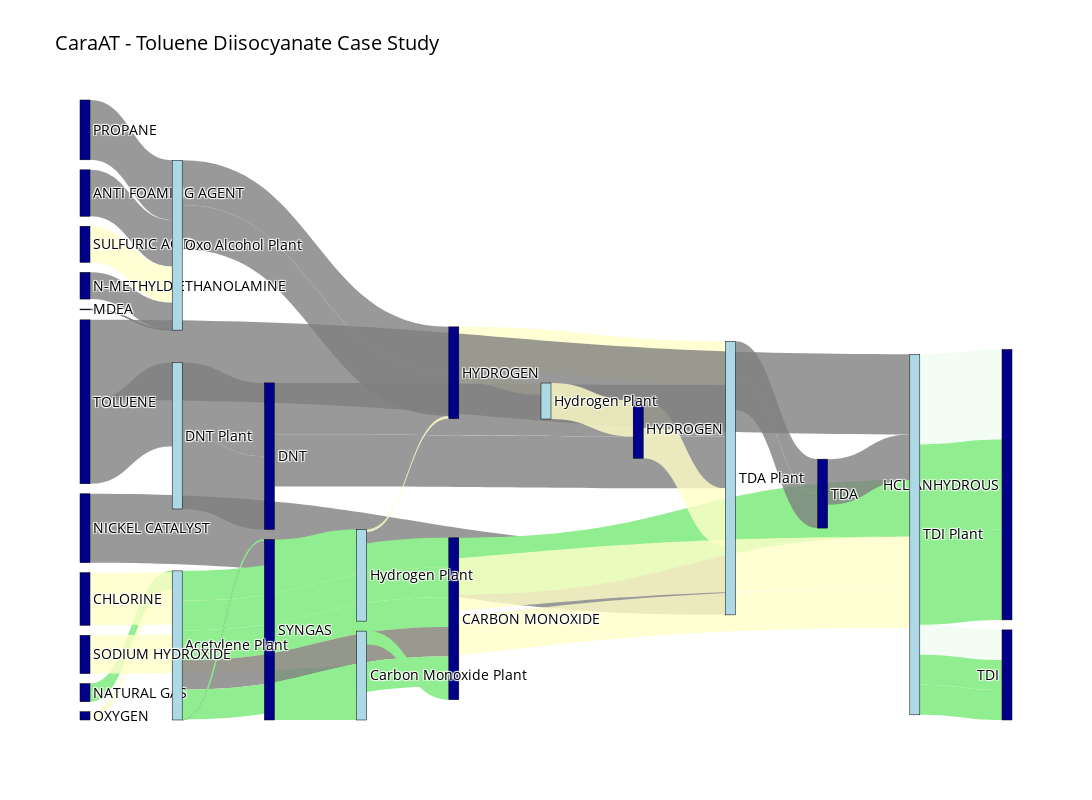

Source (notebook cell):
### Markdown cell above
## 8. Sankey Visualisation

Finally, we visualise the results of the LP optimisation using a Sankey diagram. The `SankeyDiagramGenerator` takes the graph and the LP results (beta_d_res for duplet flows and beta_t_res for triplet flows) as input. We prepare the data, generate the diagram with a title and specified dimensions, display it, and save it as an HTML file.

### Code cell
# Extract LP results for the Sankey diagram
beta_t_res = results["beta_t_res"]
beta_d_res = results["beta_d_res"]

# Initialize the generator
generator = SankeyDiagramGenerator(graph, beta_d_res, beta_t_res)

# Prepare the data
generator.prepare_data()

# Generate the diagram
fig = generator.generate_sankey_diagram(
    title="CaraAT - Toluene Diisocyanate Case Study", width=1200, height=800
)

# Display the diagram
generator.display_diagram(fig)

# Save the diagram
generator.save_diagram(fig, "assets/sankey_diagram.html", scale=3)

### Figure 1 — Plotly figure (JSON) as saved in the notebook; plotly's stock layout.template omitted (floating-point values rounded to 4 significant figures)
{"data": [{"link": {"color": ["rgba(128, 128, 128, 0.8)", "rgba(144, 238, 144, 1.10)", "rgba(144, 238, 144, 1.10)", "rgba(144, 238, 144, 1.10)", "rgba(255, 255, 200, 0.8)", "rgba(128, 128, 128, 0.8)", "rgba(144, 238, 144, 1.10)", "rgba(144, 238, 144, 1.10)", "rgba(255, 255, 200, 0.8)", "rgba(128, 128, 128, 0.8)", "rgba(128, 128, 128, 0.8)", "rgba(255, 255, 200, 0.8)", "rgba(128, 128, 128, 0.8)", "rgba(255, 255, 200, 0.8)", "rgba(255, 255, 200, 0.8)", "rgba(255, 255, 200, 0.8)", "rgba(128, 128, 128, 0.8)", "rgba(128, 128, 128, 0.8)", "rgba(128, 128, 128, 0.8)", "rgba(255, 255, 200, 0.8)", "rgba(128, 128, 128, 0.8)", "rgba(128, 128, 128, 0.8)", "rgba(128, 128, 128, 0.8)", "rgba(255, 255, 200, 0.8)", "rgba(144, 238, 144, 0.11)", "rgba(144, 238, 144, 1.10)", "rgba(144, 238, 144, 1.10)", "rgba(144, 238, 144, 0.11)", "rgba(144, 238, 144, 1.10)", "rgba(144, 238, 144, 1.10)", "rgba(128, 128, 128, 0.8)", "rgba(128, 128, 128, 0.8)", "rgba(255, 255, 200, 0.8)", "rgba(144, 238, 144, 1.10)", "rgba(144, 238, 144, 1.10)", "rgba(144, 238, 144, 1.10)", "rgba(128, 128, 128, 0.8)", "rgba(144, 238, 144, 1.10)", "rgba(144, 238, 144, 1.10)", "rgba(144, 238, 144, 1.10)", "rgba(144, 238, 144, 1.10)", "rgba(128, 128, 128, 0.8)", "rgba(144, 238, 144, 1.10)", "rgba(128, 128, 128, 0.8)", "rgba(128, 128, 128, 0.8)", "rgba(144, 238, 144, 1.10)", "rgba(128, 128, 128, 0.8)", "rgba(128, 128, 128, 0.8)"], "customdata": [0, 1, 1, 1, 0, 0, 1, 1, 0, 0, 0, 0, 0, 0, 0, 0, 0, 0, 0, 0, 0, 0, 0, 0, 0.2222, 1, 1, 0.2222, 1, 1, 0, 0, 0, 1, 1, 1, 0, 1, 1, 1, 1, 0, 1, 0, 0, 1, 0, 0], "hoverinfo": "all", "hoverlabel": {"bgcolor": "white"}, "hovertemplate": "Substream: %{label}<br>Biogenic Content: %{customdata:.2f}<extra></extra>", "label": ["[C]", "[C-]#[O+]", "C", "CC", "No carbon data", "C[Si](C)(C)O[Si](C)(C)O[Si](C)(C)C", "[C-]#[O+]", "[C-]#[O+]", "No carbon data", "Cc1c([N+](=O)[O-])cccc1[N+](=O)[O-]", "Cc1ccc([N+](=O)[O-])cc1[N+](=O)[O-]", "No carbon data", "CCC", "No carbon data", "No carbon data", "No carbon data", "Cc1ccc(N)cc1N", "C1CNCCN1", "CN(CCO)CCO", "No carbon data", "Cc1ccccc1", "Cc1ccccc1", "CN(CCO)CCO", "No carbon data", "Cc1ccc(N=C=O)cc1N=C=O", "O=C=O", "[C-]#[O+]", "Cc1ccc(N=C=O)cc1N=C=O", "O=C=O", "[C-]#[O+]", "Cc1ccc(N)c(N)c1.Cc1cccc(N)c1N", "Cc1ccc(N)cc1N", "No carbon data", "C#C", "C#CC", "C=C=C", "CN1CCCC1=O", "[C-]#[O+]", "C#C", "C#CC", "C=C=C", "CN1CCCC1=O", "[C-]#[O+]", "C", "[C-]#[O+]", "[C-]#[O+]", "Cc1c([N+](=O)[O-])cccc1[N+](=O)[O-]", "Cc1ccc([N+](=O)[O-])cc1[N+](=O)[O-]"], "source": [18, 13, 6, 6, 7, 5, 8, 8, 23, 4, 4, 14, 15, 10, 10, 1, 0, 20, 20, 22, 25, 25, 2, 24, 26, 26, 26, 26, 26, 26, 17, 17, 16, 19, 19, 19, 19, 19, 19, 19, 19, 19, 19, 11, 11, 21, 3, 3], "target": [17, 26, 19, 19, 19, 11, 24, 21, 26, 17, 17, 17, 11, 17, 16, 11, 26, 11, 11, 26, 26, 3, 11, 10, 9, 9, 9, 12, 12, 12, 0, 0, 14, 13, 13, 13, 13, 13, 8, 8, 8, 8, 8, 10, 10, 13, 4, 4], "value": [0.7229, 0.5937, 0.09498, 0.09498, 0.08675, 0.4872, 0.9612, 0.9324, 0.4021, 0.5431, 0.5431, 0.6046, 0.6275, 0.4558, 0.1229, 0.3788, 0.4792, 0.004101, 0.004101, 0.5521, 0.8409, 0.8786, 0.2801, 0.02689, 0.3151, 0.3151, 0.3151, 0.9456, 0.9456, 0.9456, 0.3615, 0.3615, 0.3776, 0.3116, 0.3116, 0.3116, 0.3116, 0.3116, 0.001326, 0.001326, 0.001326, 0.001326, 0.001326, 0.4681, 0.4681, 0.1407, 0.7688, 0.7688]}, "node": {"color": ["darkblue", "darkblue", "darkblue", "lightblue", "darkblue", "darkblue", "darkblue", "darkblue", "darkblue", "darkblue", "darkblue", "lightblue", "darkblue", "darkblue", "darkblue", "darkblue", "lightblue", "lightblue", "darkblue", "lightblue", "darkblue", "lightblue", "darkblue", "darkblue", "lightblue", "darkblue", "lightblue"], "label": ["TDA", "SULFURIC ACID", "N-METHYLDIETHANOLAMINE", "DNT Plant", "DNT", "ANTI FOAMING AGENT", "NATURAL GAS", "OXYGEN", "SYNGAS", "TDI", "HYDROGEN", "Oxo Alcohol Plant", "HCL ANHYDROUS", "CARBON MONOXIDE", "HYDROGEN", "PROPANE", "Hydrogen Plant", "TDA Plant", "NICKEL CATALYST", "Acetylene Plant", "MDEA", "Carbon Monoxide Plant", "CHLORINE", "SODIUM HYDROXIDE", "Hydrogen Plant", "TOLUENE", "TDI Plant"], "line": {"color": "black", "width": 0.5}, "pad": 10, "thickness": 10}, "type": "sankey", "visible": true}], "layout": {"font": {"color": "black", "size": 14}, "height": 800, "title": {"text": "CaraAT - Toluene Diisocyanate Case Study"}, "width": 1200}}
